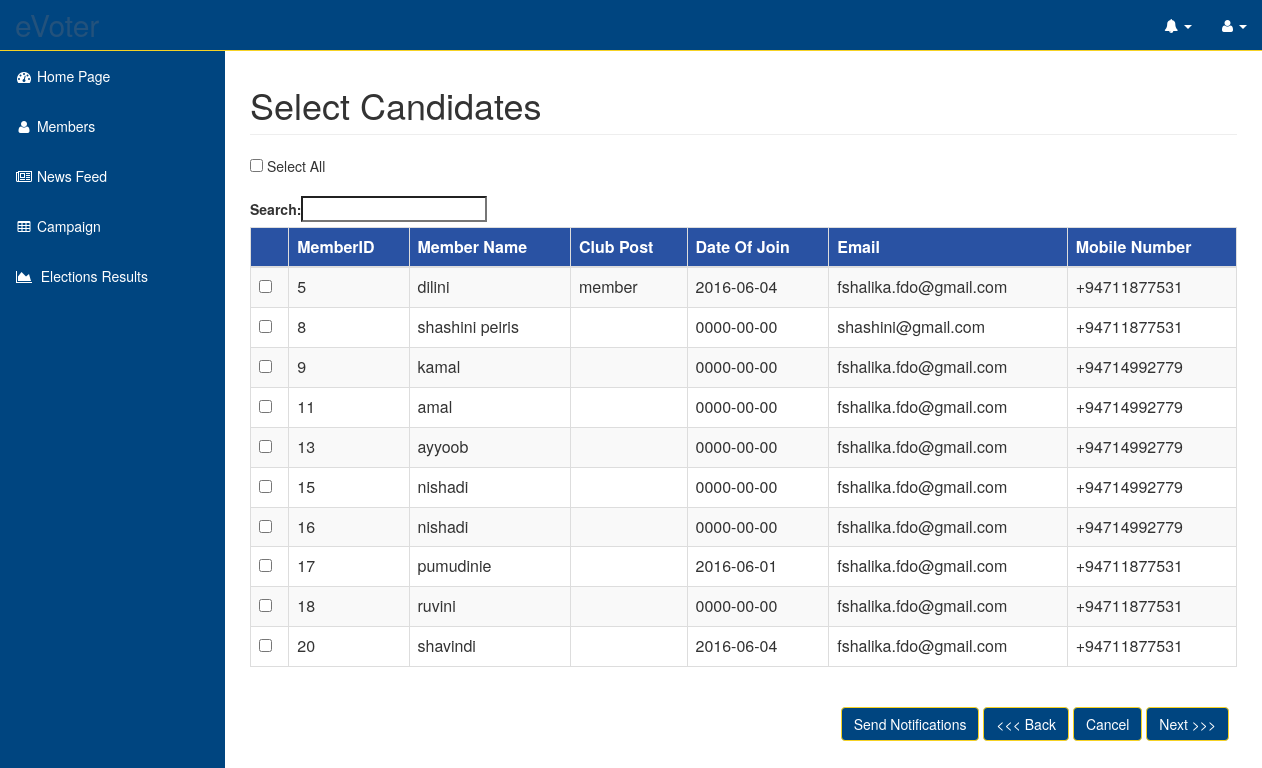
The app's page /app/view/addCandidatesInterface.php, older data.
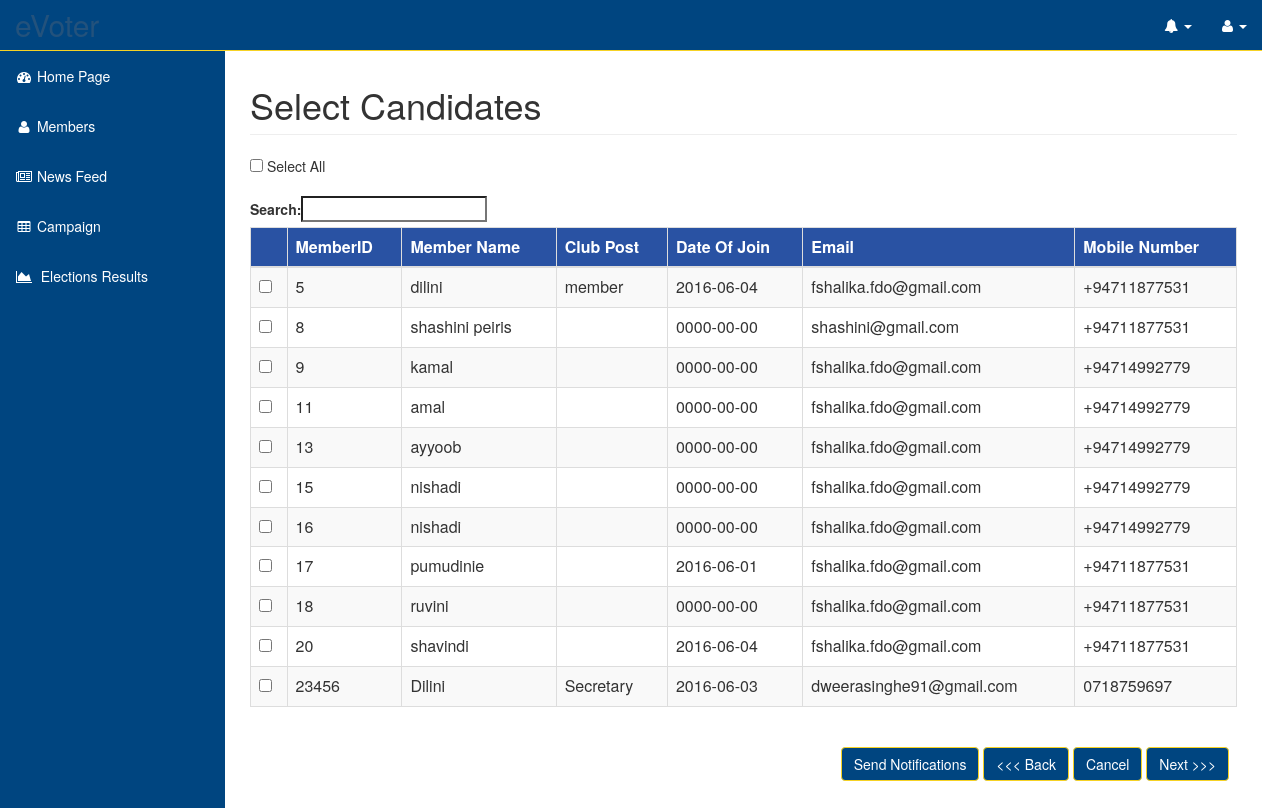
The same page, newer data.
### tables this page shows
CREATE TABLE `clubmember` (
  `memberID` int(11) NOT NULL,
  `name` varchar(50) NOT NULL,
  `NIC` varchar(10) NOT NULL,
  `email` varchar(50) NOT NULL,
  `mobileNumber` varchar(20) NOT NULL,
  `clubPost` varchar(50) NOT NULL,
  `profileImage` varchar(100) NOT NULL,
  `status` varchar(50) NOT NULL,
  `dateofjoin` date NOT NULL,
  `username` varchar(50) NOT NULL,
  `password` varchar(100) NOT NULL
);

### app/model/DB_1.php (called while the page is built, shortened)
<?php
class DB_1{
    public static function connectToDatabase()
    {
        $user = 'root';
        $pass = '';
        $database = 'evoter';
        $connect = mysqli_connect('localhost', $user, $pass) or die("Unable to connect");
        return $connect;
    }
}
?>

### app/model/sql.php (called while the page is built, shortened)
<?php
class Sql
{
    public function selectMembersForElection($connect){
        $queryToSelectMembersForElection= mysqli_query($connect, "SELECT memberID,name,clubPost,dateofjoin,email,mobileNumber FROM clubmember WHERE status=\"registered\" AND user_group!='2'");
        return $queryToSelectMembersForElection;
    }
}
?>

### app/model/member.php (called while the page is built, shortened)
<?php
require_once("Sql.php");
class Member{
    public function loadMembersForElection($connection){
        $minQualifiedMembers = (new Sql)->selectMembersForElection($connection);
        return $minQualifiedMembers;
    }
}
?>

### app/view/addCandidatesInterface.php (the view, shortened to what this page needs)
<?php
include "../templates/header.php";
require_once("../model/member.php");
require_once("../model/DB_1.php");
?>
<link href="https://cdn.datatables.net/plug-ins/1.10.7/integration/bootstrap/3/dataTables.bootstrap.css" rel="stylesheet" />
</head>
<body>
<div id="wrapper">
    <nav class="navbar navbar-inverse navbar-fixed-top color-change" role="navigation" >
        <?php include "../templates/topmenu.php";
        include "../templates/sidemenu.php";
        ?>
    </nav>
    <div id="page-wrapper">
        <div class="container-fluid">
            <div class="row">
                <div class="col-lg-12">
                    <h1 class="page-header"> Select Candidates </h1>
                </div>
            </div>
            <form class="form-horizontal" role="form" method="post" action="../controller/addCandidates.php?electID=<?php echo $_GET["electID"];?>" onsubmit="return validateNoOfCandidates();">
                <input type="checkbox" onClick="toggle(this)" /> Select All<br/><br/>
                <table id="memberTable" class="table table-striped table-bordered" cellspacing="0" width="10%">
                    <thead>
                    <tr bgcolor="#2952a3">
                        <th></th>
                        <th style="color:White">MemberID</th>
                        <th style="color:White">Member Name</th>
                        <th style="color:White">Club Post</th>
                        <th style="color:White">Date Of Join</th>
                        <th style="color:White">Email</th>
                        <th style="color:White">Mobile Number</th>
                    </tr>
                    </thead>
                    <tbody>
                    <?php
                    $member = new Member();
                    $membersForElection = $member->loadMembersForElection((new DB_1)->connectToDatabase());
                    while($data1 = $membersForElection -> fetch_row()){
                    ?>
                    <tr  id = <?php echo $data1[0]?>>
                        <td class="tableData" name=<?php echo $data1[0] ?>><input name="check_list[]" id=<?php echo $data1[0] ?> class="CheckBoxSchedule" type="checkbox" value="<?php echo $data1[0] ?>"></td>
                        <td class="tableData" name=<?php echo $data1[0] ?>><?php echo $data1[0] ?></td>
                        <td class="tableData" name=<?php echo $data1[1] ?>><?php echo $data1[1] ?></td>
                        <td class="tableData" name=<?php echo $data1[2] ?>><?php echo $data1[2] ?></td>
                        <td class="tableData" name=<?php echo $data1[3] ?>><?php echo $data1[3] ?></td>
                        <td class="tableData" name=<?php echo $data1[4] ?>><input type="hidden" name="<?php echo $data1[4]?>"/><?php echo $data1[4] ?></td>
                        <td class="tableData" name=<?php echo $data1[5] ?>><input type="hidden" name="<?php echo $data1[5]?>"/><?php echo $data1[5] ?></td>
                        <?php } ?>
                    </tbody>
                </table><br>
                    <div class="col-sm-offset-7 col-sm-6" >
                        <input type="button" value="Send Notifications" class="btn btn-default" id="sendNoti" onclick="sendNotifications();" />
                        <input type="button" value="<<< Back" class="btn btn-default" id="backToElection" onClick="document.location.href='editElectionEventInterface.php?electID=<?php echo $_GET["electID"];?>'" />
                        <input type="button" value="Cancel" class="btn btn-default" id="cancelElection" onClick="document.location.href='home.php'" />
                        <input name="submit" type="submit" class="btn btn-default btn-primary" id="addVotersBtn" value="Next >>>"/>
                    </div>
            </form>
        </div>
    </div>
</div>
</body>
</html>

Row changes from the older to the newer data that the page shows:
added clubmember: memberID "23456", name "Dilini", clubPost "Secretary", dateofjoin "2016-06-03", email "dweerasinghe91@gmail.com", mobileNumber "0718759697"
